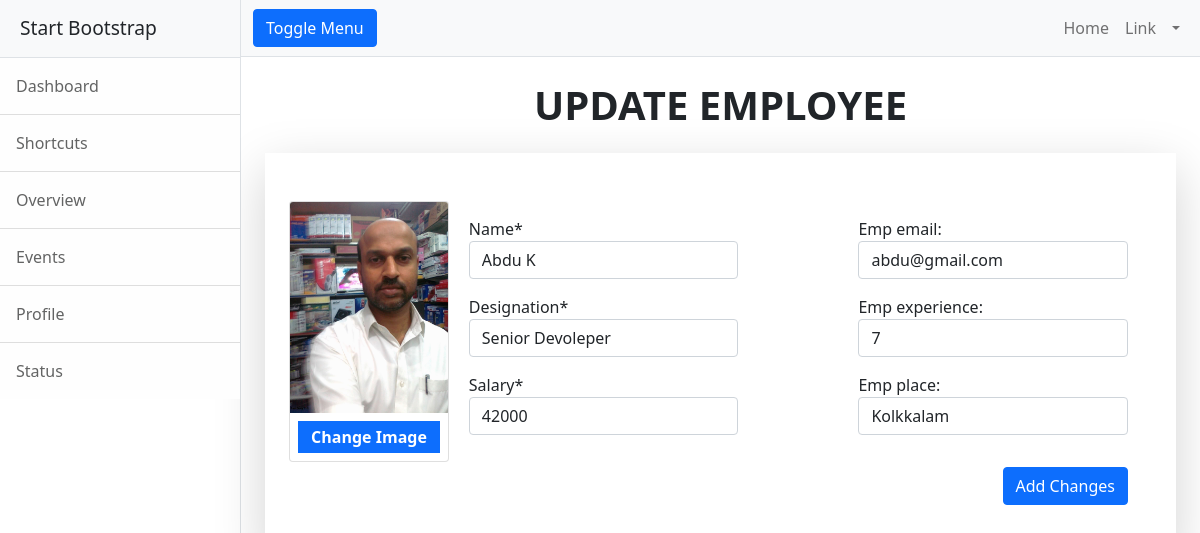
The app's page /employee/change/4 (signed in) with its own data.
### employee/models.py (models this page shows, shortened)
class Employee(models.Model):
    emp_name = models.CharField(max_length=120)
    profile_pic = models.ImageField(upload_to="profilepics",null=True)
    emp_email = models.EmailField(unique=True)
    emp_designation = models.CharField(max_length=120)
    emp_experience = models.PositiveIntegerField(default=0)    # OR (null = 0)
    emp_salary = models.PositiveIntegerField()
    emp_place = models.CharField(max_length=120,null=True)

### employee/views.py (the view, shortened to what this page needs)
# urls.py: path('change/<str:eid>',views.EmployeeEditView.as_view(),name="emp-edit"),
@method_decorator(signin_required,name="dispatch")
class EmployeeEditView(View):
    def get(self,request,*args,**kwargs):
        eid = kwargs.get("eid")
        employee = Employee.objects.get(id=eid)
        form = EmployeeCreateForm(instance=employee)
        return render(request,"emp-edit.html",{'form':form,"qs":employee})

### employee/forms.py
class EmployeeCreateForm(forms.ModelForm):
    class Meta:
        model = Employee
        fields = "__all__"
        widgets = {
            "emp_name":forms.TextInput(attrs={"class":"form-control "}),
            "emp_email":forms.EmailInput(attrs={"class":"form-control "}),
            "emp_designation":forms.TextInput(attrs={"class":"form-control "}),
            "emp_experience" :forms.NumberInput(attrs={"class": "form-control "}),
            "emp_salary":forms.NumberInput(attrs={"class": "form-control "}),
            "emp_place": forms.TextInput(attrs={"class": "form-control "}),
        }

### employee/views.py (called while the page is built)
def signin_required(fun):
    def wrapper(request,*args,**kwargs):
        if request.user.is_authenticated:
            return fun(request,*args,**kwargs)
        else:
            messages.error(request,"Please login")
            return redirect("sign-in")
    return wrapper

### employee/templates/emp-edit.html (shortened to what this page needs)
{%extends 'base.html'%}
{%load static%}
{%block body_block%}
<div class="container">
    <div class="row ">
    <div class="col-3"></div>
    <div class="col-6">
        <h1 class="my-4 text-center"><b>UPDATE EMPLOYEE</b></h1>
    </div>
    <div class="col-3"></div>
</div>
<div class="shadow-lg">
    <div class="row">
        <div class="col-2">
            <form action="" method="post" enctype="multipart/form-data">
                <div class="py-5 px-4">
                    <div class="card" style="width: 10rem;">
                        <img src="{{ qs.profile_pic.url }}" class="card-img-top" alt="...">
                         <label for="id_profile_pic" class="bg-primary px-2 py-1 m-2 text-center text-white" style="cursor: pointer;"><b>Change
                                Image</b></label>
                    </div>
                </div>
        </div>
        <div class="col-5">
            <div class="px-5 py-5">
                <div class="fieldWrapper my-3">
                    <label for="{{form.emp_name.id_for_label}}">Name*</label>
                    {{form.emp_name}}
                </div>
                <div class="fieldWrapper my-3">
                    <label for="{{form.emp_designation.id_for_label}}">Designation*</label>
                    {{form.emp_designation}}
                </div>
                <div class="fieldWrapper my-3">
                    <label for="{{form.emp_salary.id_for_label}}">Salary*</label>
                    {{form.emp_salary}}
                </div>
            </div>
        </div>
        <div class="col-5">
            <div class="px-5 py-5 ">
                <div class="fieldWrapper my-3 ">
                    {{form.emp_email.label_tag}}
                    {{form.emp_email}}
                </div>
                <div class="fieldWrapper my-3">
                    {{form.emp_experience.label_tag}}
                    {{form.emp_experience}}
                </div>
                <div class="fieldWrapper my-3">
                    {{form.emp_place.label_tag}}
                    {{form.emp_place}}
                </div>
                <div class="d-grid gap-2 d-md-flex justify-content-md-end pt-3">
                    <button class="btn btn-primary " type="submit">Add Changes</button>
                </div>
            </div>
        </div>
    </div>
</div>
</div>
{%endblock%}

### records on screen
Employee: profile_pic (picture), emp_name "Abdu K", emp_designation "Senior Devoleper", emp_salary "42000", emp_email "abdu@gmail.com", emp_experience "7", emp_place "Kolkkalam"
